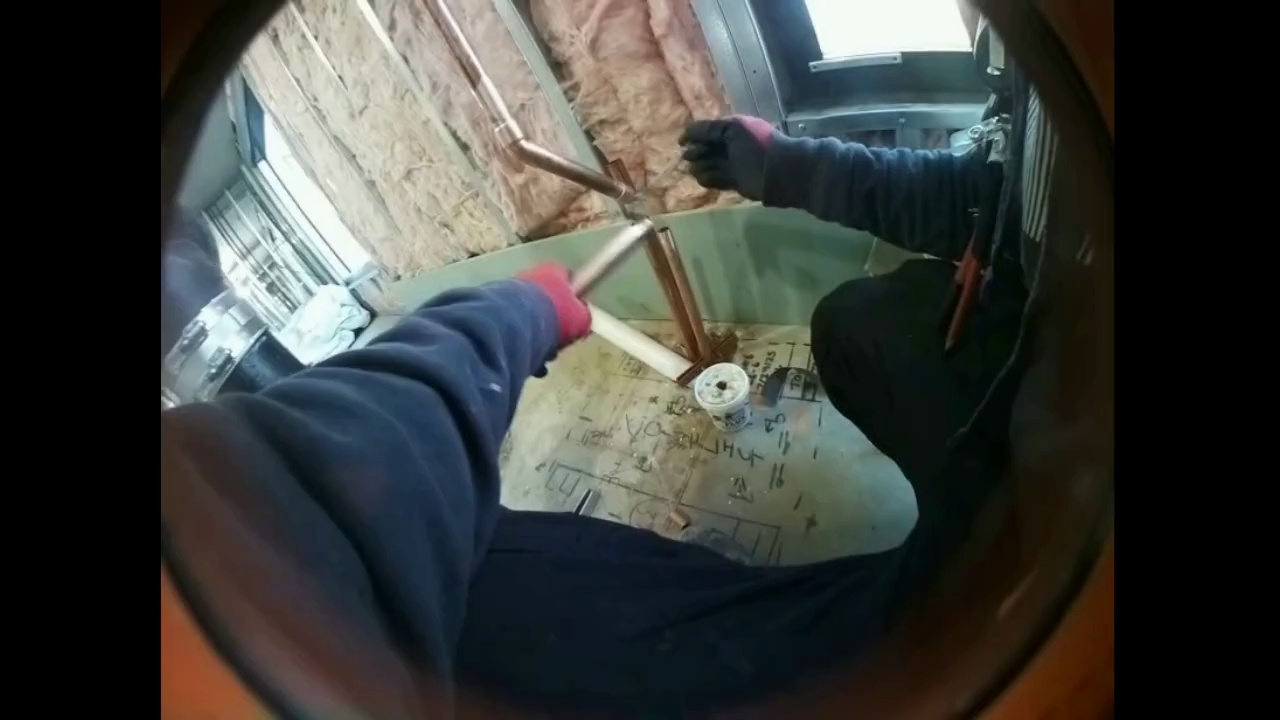
#> input picture .tmp_frame_0.jpg, 1280 x 720 px
$ python -i motion_analyzer.py   (imports and definitions only)
#> lines starting #> are read from the running program, lines starting #| are printed output that depends on the picture
"""
Motion Analysis Module (P3)
Analyzes camera motion patterns to help classify worker activities.

In egocentric video, camera motion reveals worker behavior:
- Stable: Focused work or idle
- Rhythmic: Repetitive tasks (hammering, drilling)
- Panning: Looking around, searching
- Walking: Traveling to different location
"""

from dataclasses import dataclass
from typing import List, Optional, Tuple
from enum import Enum
import numpy as np
import cv2


class MotionType(Enum):
    """Types of camera motion patterns."""
    STABLE = "stable"  # Minimal movement - focused work or idle
    RHYTHMIC = "rhythmic"  # Periodic motion - repetitive tasks
    PANNING = "panning"  # Smooth scanning - looking around
    WALKING = "walking"  # Consistent forward motion - traveling
    UNKNOWN = "unknown"  # Unable to classify


@dataclass
class MotionResult:
    """Result of motion analysis."""
    motion_type: MotionType
    confidence: float  # 0.0 to 1.0
    magnitude: float  # Overall motion intensity
    direction: Optional[Tuple[float, float]]  # Average motion vector (dx, dy)
    frequency: Optional[float]  # For rhythmic motion, cycles per second
    metadata: dict  # Additional metrics


class MotionAnalyzer:
    """
    Analyzes camera motion in egocentric video using optical flow.

    Key insight: In hardhat camera footage, motion patterns reveal activity:
    - Stable camera + hands visible = active work
    - Rhythmic motion = repetitive task (hammering, drilling)
    - Smooth panning = searching for tools/materials
    - Forward walking motion = traveling between locations
    """

    # Thresholds for motion classification
    STABLE_THRESHOLD = 2.0  # Below this = stable
    WALKING_MAGNITUDE_MIN = 5.0  # Walking has consistent motion
    WALKING_MAGNITUDE_MAX = 25.0
    RHYTHMIC_FREQUENCY_MIN = 0.5  # Hz - minimum for rhythmic
    RHYTHMIC_FREQUENCY_MAX = 5.0  # Hz - maximum for rhythmic
    PANNING_SMOOTHNESS_THRESHOLD = 0.7  # How smooth the motion is

    def __init__(
        self,
        window_size: int = 10,  # Number of frames to analyze
        sample_rate: float = 30.0,  # Assumed FPS
    ):
        """
        Initialize motion analyzer.

        Args:
            window_size: Number of frames to analyze together
            sample_rate: Video frame rate (FPS)
        """
        self.window_size = window_size
        self.sample_rate = sample_rate
        self.prev_gray = None
        self.motion_history = []  # Store recent motion magnitudes

    def analyze(
        self,
        frames: List[np.ndarray],
        timestamps: Optional[List[float]] = None,
    ) -> MotionResult:
        """
        Analyze motion across a sequence of frames.

        Args:
            frames: List of BGR frames (most recent last)
            timestamps: Optional timestamps for each frame

        Returns:
            MotionResult with classified motion type
        """
        if len(frames) < 2:
            return MotionResult(
                motion_type=MotionType.UNKNOWN,
                confidence=0.0,
                magnitude=0.0,
                direction=None,
                frequency=None,
                metadata={"error": "Need at least 2 frames"}
            )

        # Calculate optical flow between consecutive frames
        flow_data = self._calculate_optical_flow(frames)

        if not flow_data:
            return MotionResult(
                motion_type=MotionType.UNKNOWN,
                confidence=0.0,
                magnitude=0.0,
                direction=None,
                frequency=None,
                metadata={"error": "Failed to calculate optical flow"}
            )

        # Extract motion features
        magnitudes = [f["magnitude"] for f in flow_data]
        directions = [f["direction"] for f in flow_data]

        avg_magnitude = np.mean(magnitudes)
        std_magnitude = np.std(magnitudes)

        # Update motion history
        self.motion_history.extend(magnitudes)
        self.motion_history = self.motion_history[-self.window_size:]

        # Classify motion type
        motion_type, confidence, metadata = self._classify_motion(
            magnitudes=magnitudes,
            directions=directions,
            avg_magnitude=avg_magnitude,
            std_magnitude=std_magnitude,
            timestamps=timestamps,
        )

        # Calculate average direction
        avg_direction = self._calculate_average_direction(directions)

        # Detect frequency for rhythmic motion
        frequency = None
        if motion_type == MotionType.RHYTHMIC:
            frequency = self._detect_frequency(magnitudes, self.sample_rate)
            metadata["frequency_hz"] = frequency

        return MotionResult(
            motion_type=motion_type,
            confidence=confidence,
            magnitude=avg_magnitude,
            direction=avg_direction,
            frequency=frequency,
            metadata=metadata,
        )

    def _calculate_optical_flow(
        self,
        frames: List[np.ndarray],
    ) -> List[dict]:
        """
        Calculate dense optical flow between consecutive frames.

        Returns:
            List of flow data dictionaries
        """
        flow_data = []

        for i in range(len(frames) - 1):
            prev_frame = frames[i]
            next_frame = frames[i + 1]

            # Convert to grayscale
            prev_gray = cv2.cvtColor(prev_frame, cv2.COLOR_BGR2GRAY)
            next_gray = cv2.cvtColor(next_frame, cv2.COLOR_BGR2GRAY)

            # Calculate dense optical flow using Farneback method
            flow = cv2.calcOpticalFlowFarneback(
                prev_gray,
                next_gray,
                None,
                pyr_scale=0.5,
                levels=3,
                winsize=15,
                iterations=3,
                poly_n=5,
                poly_sigma=1.2,
                flags=0,
            )

            # Calculate magnitude and angle
            magnitude, angle = cv2.cartToPolar(flow[..., 0], flow[..., 1])

            # Average flow magnitude (overall motion intensity)
            avg_mag = np.mean(magnitude)

            # Dominant flow direction (median angle)
            median_angle = np.median(angle)

            # Convert to direction vector
            direction = (
                np.cos(median_angle) * avg_mag,
                np.sin(median_angle) * avg_mag,
            )

            flow_data.append({
                "magnitude": avg_mag,
                "direction": direction,
                "angle": median_angle,
                "flow_field": flow,
            })

        return flow_data

    # [218 lines left out: functions _classify_motion, _calculate_smoothness, _detect_rhythmic_pattern, _detect_frequency, _detect_walking, _calculate_average_direction and 1 more, not called in this run]


# Quick test
# [26 lines not run here, left out]

>>> import cv2
>>> picture = cv2.imread('../../.tmp_frame_0.jpg', cv2.IMREAD_GRAYSCALE)
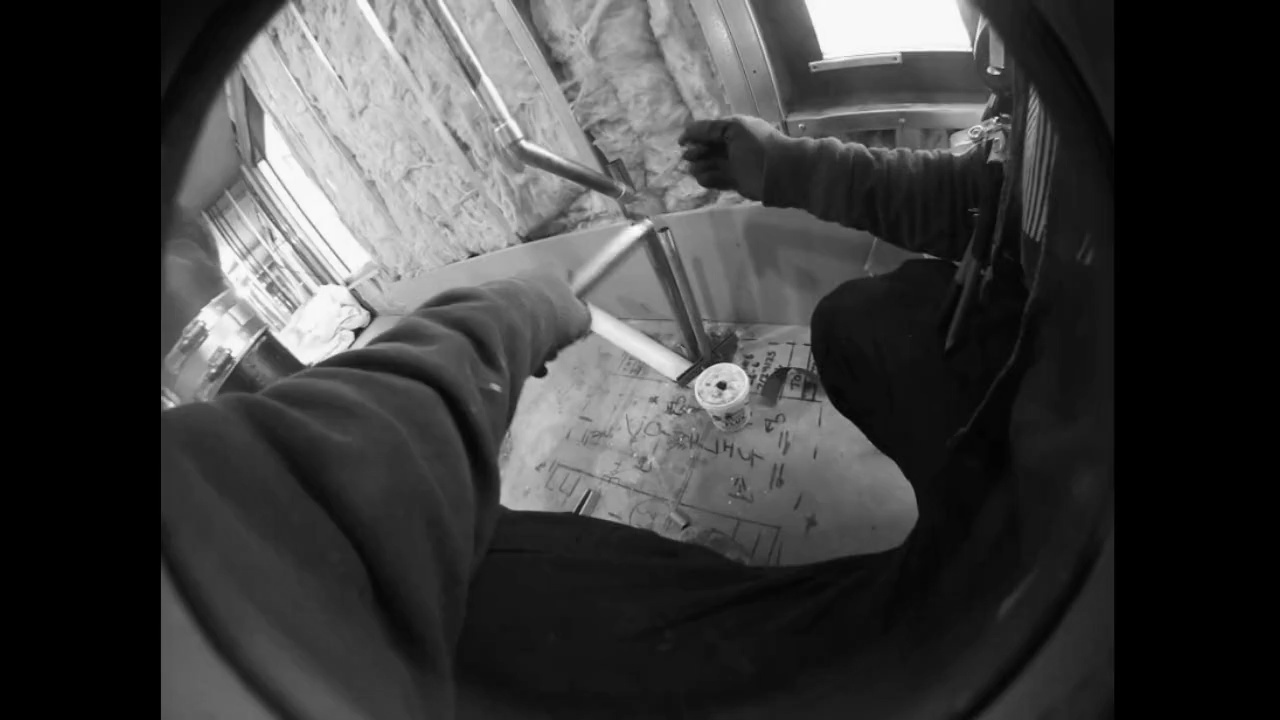
#> picture: shape (720, 1280); min 0, max 255, mean 61.8
>>> result = MotionAnalyzer().analyze(picture)
#> the loop in _calculate_optical_flow, `for i in range(len(frames) - 1):` made 1 pass
#> after the loop in _calculate_optical_flow, `for i in range(len(frames) - 1):`: flow_data = []
#> (the run stopped early here; a loop or call above may not have finished)

$ run again, on .tmp_frame_334.jpg
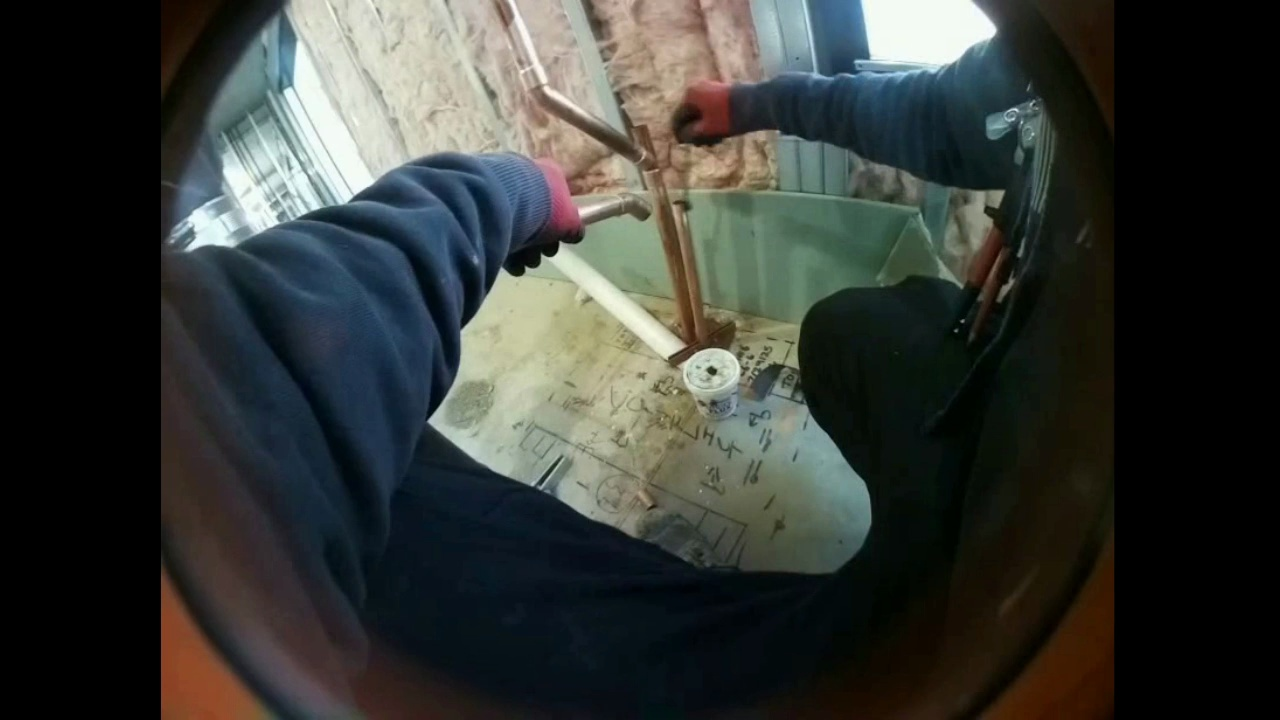
#> input picture .tmp_frame_334.jpg, 1280 x 720 px
#> `picture = cv2.imread('../../.tmp_frame_0.jpg', cv2.IMREAD_GRAYSCALE)`:
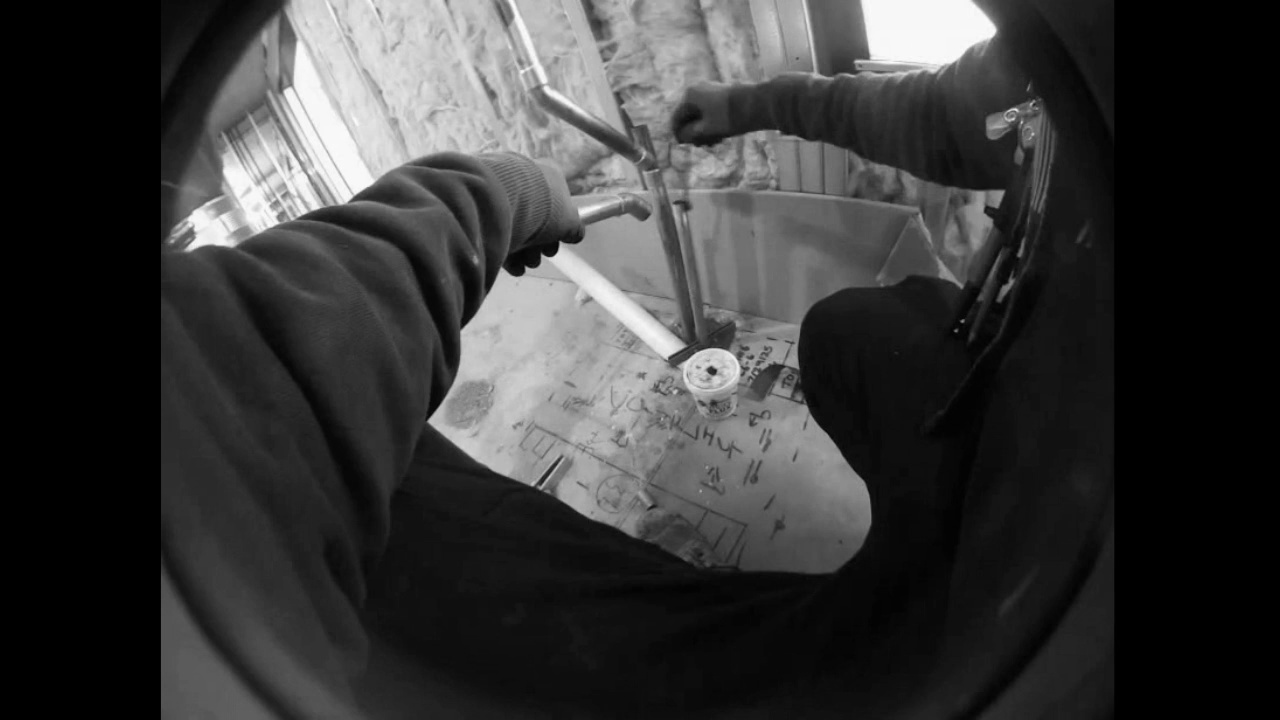
#> picture: shape (720, 1280); min 0, max 254, mean 56
#> the loop in _calculate_optical_flow, `for i in range(len(frames) - 1):` made 1 pass
#> after the loop in _calculate_optical_flow, `for i in range(len(frames) - 1):`: flow_data = []

$ run again, on .tmp_frame_502.jpg
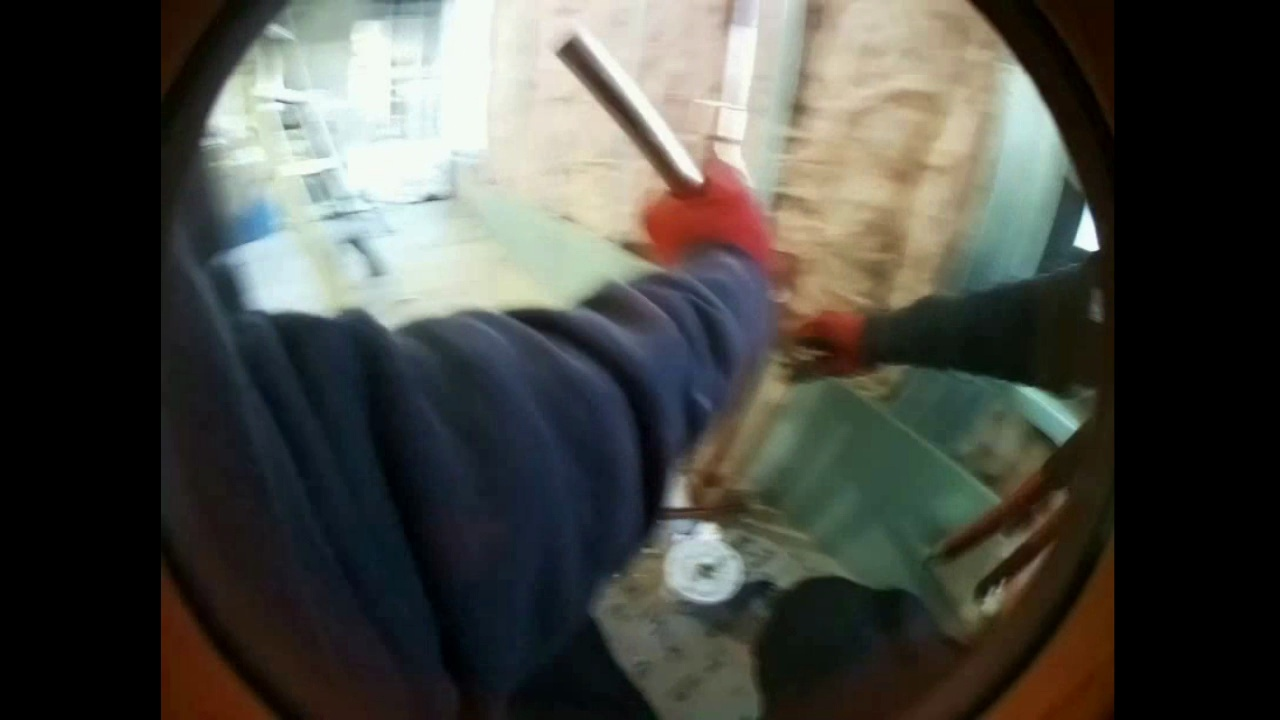
#> input picture .tmp_frame_502.jpg, 1280 x 720 px
#> `picture = cv2.imread('../../.tmp_frame_0.jpg', cv2.IMREAD_GRAYSCALE)`:
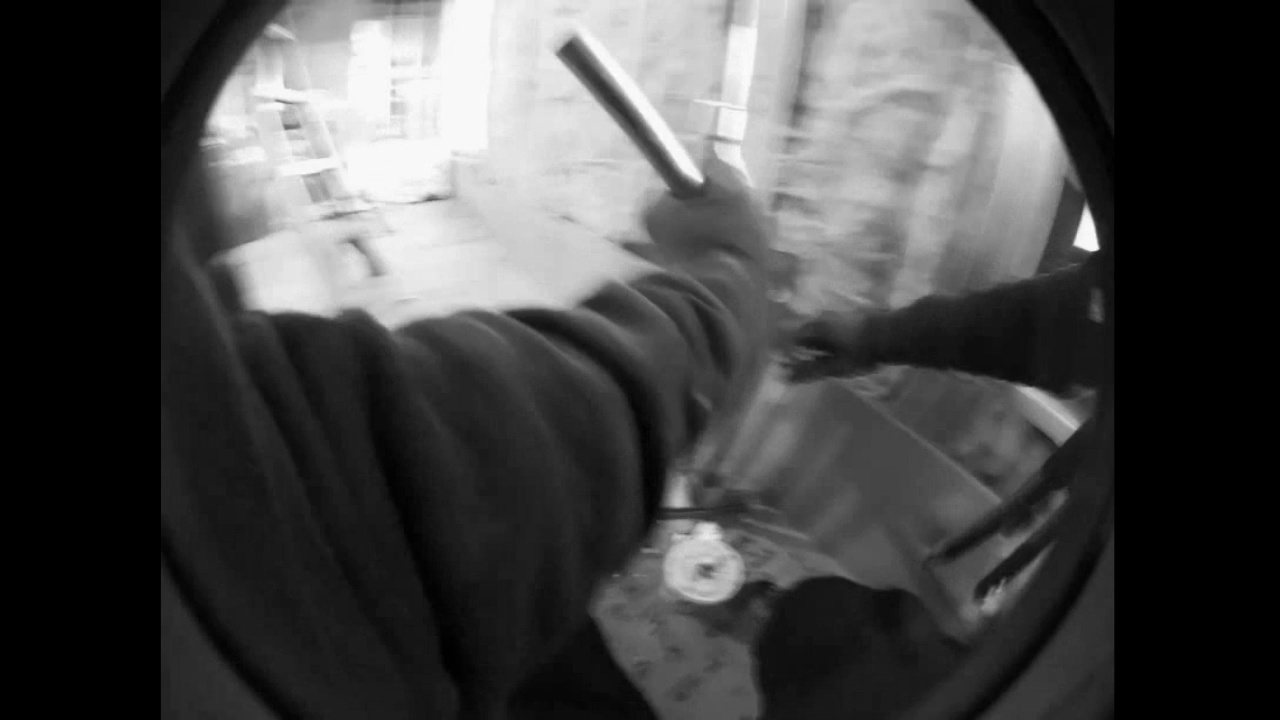
#> picture: shape (720, 1280); min 0, max 255, mean 71.6
#> the loop in _calculate_optical_flow, `for i in range(len(frames) - 1):` made 1 pass
#> after the loop in _calculate_optical_flow, `for i in range(len(frames) - 1):`: flow_data = []
